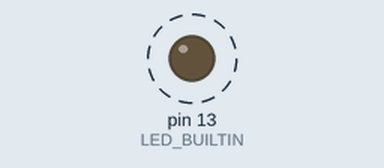
A sketch run on a simulated Arduino Uno, built with avr-gcc and run on an emulated ATmega328P. Parts: output pins drawn as LEDs (lit = HIGH). Dashed ring = blinking.

Above: at 0.3 s.
Timing chart, 0 to 3.0 s (numbered marks = the images above):
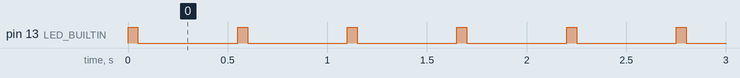

The sketch:

hello-world.ino
```cpp
void setup() {
  pinMode(LED_BUILTIN, OUTPUT);
}

void loop() {
  digitalWrite(LED_BUILTIN, HIGH);  // LED on
  delay(50);                       // wait 50 ms
  digitalWrite(LED_BUILTIN, LOW);   // LED off
  delay(500);                       // wait 500 ms
}
```

Measured:
- by itself, pin 13 (LED_BUILTIN): alternates HIGH for 0.05 s and LOW for 0.50 s
